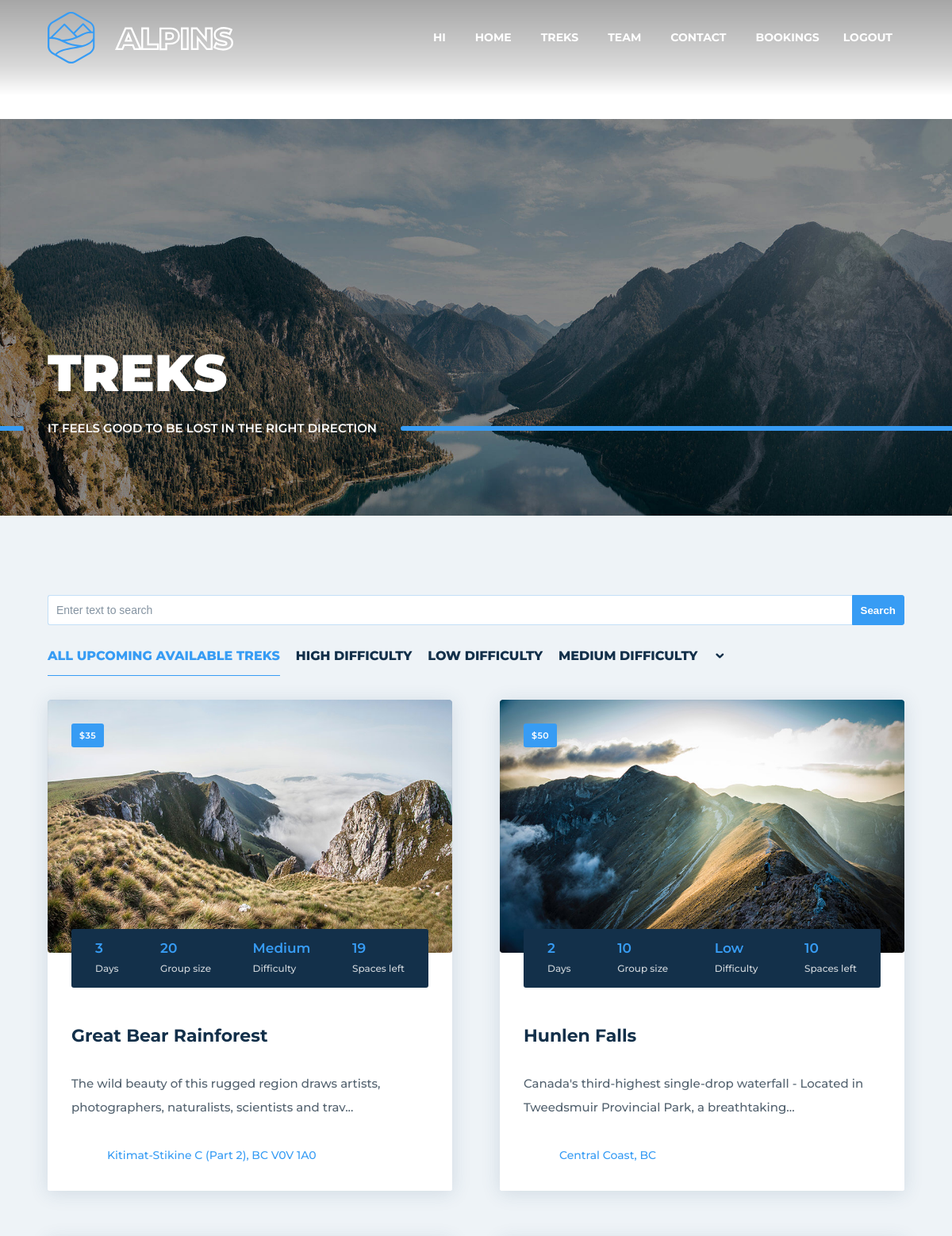
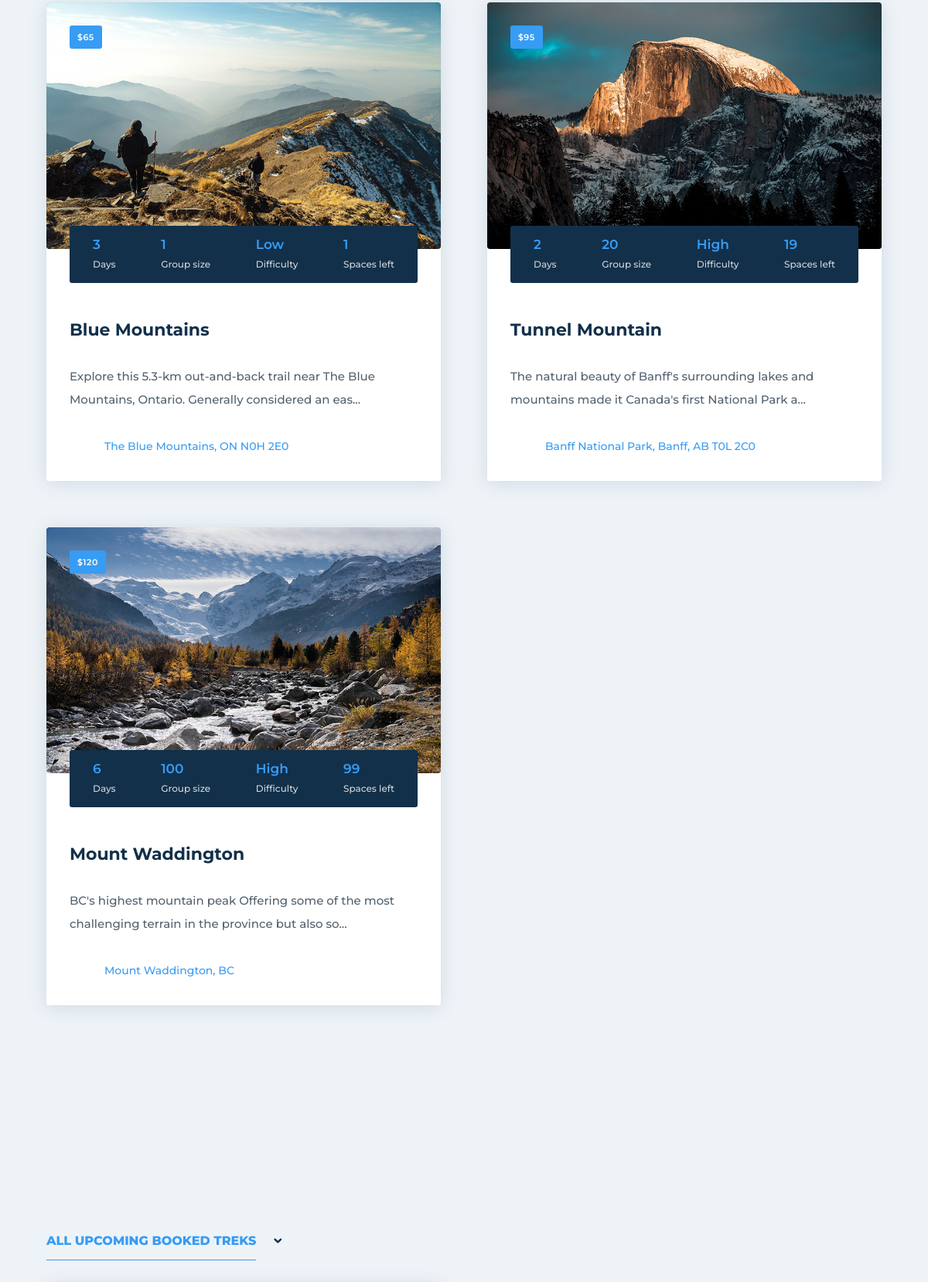
The app's page /treks (signed in, upper part) with its own data (2 pictures, top to bottom).
### main/models.py (models this page shows, shortened)
class Hike(models.Model):
    LEVEL = [
        ("High", "High"),
        ("Low", "Low"),
        ("Medium", "Medium"),
    ]
    description = models.CharField(max_length=1000)
    duration = models.IntegerField(default=1)
    distance = models.IntegerField(default=1)
    group_size = models.IntegerField(default=1)
    trail = models.CharField(max_length=1000)
    address = models.CharField(max_length=100)
    mountain = models.CharField(max_length=100)
    altitude = models.IntegerField(default=1)
    area = models.IntegerField(default=1)
    cost = models.IntegerField(default=1)
    level = models.CharField(max_length=100, choices=LEVEL, default='High')
    hike_date = models.DateField()
    available_capcity = models.IntegerField(default=0)
    gmap_url = models.CharField(max_length=10000)
    user_id = models.ForeignKey(Guide, on_delete= models.CASCADE, null=False)
    image = models.ImageField(upload_to='images/Hikes/',null = True, blank=True)
    image_name = models.CharField(max_length=500, null = True, blank=True)
    created_at = models.DateTimeField(auto_now_add=True)
    updated_at = models.DateTimeField(auto_now=True)

### main/views.py (the view)
# urls.py: path('treks', views.treks, name='treks'),
@login_required(login_url='main:login')
def treks(request):
    enrolledHikers = EnrolledHikers.objects.filter(user=request.user.pk).values_list('hike')
    if request.method == "GET":
        search_text = request.GET.get('search')
        if search_text is not None:
            occupied_treks = Hike.objects.filter(available_capcity__gte=F('group_size')).exclude(pk__in=enrolledHikers).filter(mountain__contains=search_text)
            available_treks = Hike.objects.filter(group_size__gt=F('available_capcity')).exclude(pk__in=enrolledHikers).filter(mountain__contains=search_text)
        else:
            occupied_treks = Hike.objects.filter(available_capcity__gte = F('group_size')).exclude(pk__in=enrolledHikers)
            available_treks = Hike.objects.filter(group_size__gt = F('available_capcity')).exclude(pk__in=enrolledHikers).order_by('cost')
    return render(request, 'treks.html', {"treks": available_treks, "occupied_treks": occupied_treks})

### main/templatetags/custom_tags.py (called while the page is built)
@register.filter(name='subtract')
def subtract(a,b):
  return a-b

### main/templates/treks.html (shortened to what this page needs)
﻿{% extends 'base.html' %}
{% load static %}
{% load custom_tags %}
{% block main_content %}
<header class="header-image ken-burn-center light" data-parallax="true" data-natural-height="1080" data-natural-width="1920" data-bleed="0" data-image-src="{% static 'media/hd-3.jpg' %}" data-offset="0">
    <div class="container">
        <h1>Treks</h1>
        <h2>It feels good to be lost in the right direction</h2>
    </div>
</header>
<main>
    {% if not available_treks %}
    <section class="section-base section-color">
        <div class="container">
            <div class="maso-list gap-30" data-columns="2" data-columns-lg="1" data-columns-sm="1">
                <form action="{% url 'main:treks' %}" method="GET" value="{{request.GET.search}}">
                    <div class="input-text-btn">
                        <input class="input-text" name="search" value="{{request.GET.search}}" type="text" placeholder="Enter text to search" ><input type="submit" value="Search" class="btn">
                    </div>
                </form>
                <div class="menu-inner">
                    <ul>
                        <li class="active"><a data-filter="maso-item" href="#">All Upcoming available treks</a></li>
                        <li><a data-filter="High" href="#">High Difficulty</a></li>
                        <li><a data-filter="Low" href="#">Low Difficulty</a></li>
                        <li><a data-filter="Medium" href="#">Medium Difficulty</a></li>
                        <li><a class="maso-order" data-sort="asc"></a></li>
                    </ul>
                </div>
                <div class="maso-box">
                    {% for i in treks %}
                    <div class="maso-item {{ i.level }}">
                        <div class="cnt-box cnt-box-info boxed" data-href="singleTrek/{{i.pk}}">
                            <div class="extra-field">${{ i.cost }}</div>
                            <a href="singleTrek/{{i.pk}}" class="img-box">
                                <img src="{{ i.image.url }}" alt="" />
                            </a>
                            <div class="caption">
                                <h2>{{ i.mountain }}</h2>
                                <div class="cnt-info">
                                    <div><span>Days</span><span>{{ i.duration }}</span></div>
                                    <div><span>Group size</span><span>{{ i.group_size }}</span></div>
                                    <div><span>Difficulty</span><span>{{ i.level }}</span></div>
                                    <div><span>Spaces left</span><span>{{ i.group_size|subtract:i.available_capcity }}</span></div>
                                </div>
                                <p>
                                    {{ i.description|slice:":100" }}...
                                </p>
                                <div class="bottom-info">
                                    {{ i.address }}
                                </div>
                            </div>
                        </div>
                    </div>
                    {% empty %}
                        There are no available Treks
                    {% endfor %}
                </div>
            </div>
            <hr class="space" />
        </div>
    </section>
    {% endif %}
    {% if occupied_treks %}
    <section class="section-base section-color">
        <div class="container">
            <div class="maso-list gap-30" data-columns="2" data-columns-lg="1" data-columns-sm="1">
                <div class="menu-inner">
                    <ul>
                        <li class="active"><a data-filter="maso-item" href="#">All Upcoming booked treks</a></li>
                        <li><a class="maso-order" data-sort="asc"></a></li>
                    </ul>
                </div>
                <div class="maso-box">
                    {% for i in occupied_treks %}
                    <div class="maso-item {{ i.level }}">
                    </div>
                    {% endfor %}
                </div>
            </div>
        </div>
    </section>
    {% endif %}
</main>
{% endblock %}

### main/static/themekit/css/content-box.css (style rules this page uses)
.cnt-box { position: relative; overflow: hidden; }
.cnt-box .caption h2 { font-size: 20px; margin-top: 0; margin-bottom: 15px; }
.cnt-box .caption p { font-size: 15px; margin: 0; }
.cnt-box.boxed { border-radius: 3px; }
.cnt-box.boxed .caption { padding: 30px; }
.cnt-box-info { position: relative; }
.cnt-box-info .cnt-info { padding: 15px 0; }
.cnt-box-info .cnt-info > div { display: flex; justify-content: space-between; }
.cnt-box-info .caption { padding-top: 30px; }
.cnt-box-info .bottom-info { padding: 15px 0 0 0; }
.cnt-box-info .extra-field { position: absolute; z-index: 1; margin: 15px; }
.cnt-box-info.boxed .extra-field { margin: 30px; }

### records on screen
Hike: cost "35", image (picture), mountain "Great Bear Rainforest", duration "3", group_size "20", level "Medium", group_size|subtract "19", description "The wild beauty of this rugged region draws artists, photographers, naturalists, scientists and trav", address "Kitimat-Stikine C (Part 2), BC V0V 1A0"
Hike: cost "50", image (picture), mountain "Hunlen Falls", duration "2", group_size "10", level "Low", group_size|subtract "10", description "Canada's third-highest single-drop waterfall - Located in Tweedsmuir Provincial Park, a breathtaking", address "Central Coast, BC"
Hike: cost "65", image (picture), mountain "Blue Mountains", duration "3", group_size "1", level "Low", group_size|subtract "1", description "Explore this 5.3-km out-and-back trail near The Blue Mountains, Ontario. Generally considered an eas", address "The Blue Mountains, ON N0H 2E0"
Hike: cost "95", image (picture), mountain "Tunnel Mountain", duration "2", group_size "20", level "High", group_size|subtract "19", description "The natural beauty of Banff's surrounding lakes and mountains made it Canada's first National Park a", address "Banff National Park, Banff, AB T0L 2C0"
Hike: cost "120", image (picture), mountain "Mount Waddington", duration "6", group_size "100", level "High", group_size|subtract "99", description "BC's highest mountain peak Offering some of the most challenging terrain in the province but also so", address "Mount Waddington, BC"
